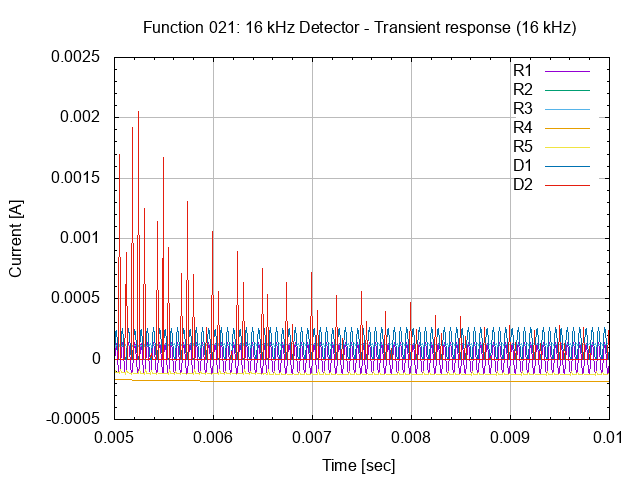

Generate this figure with gnuplot:
# setup terminal
set term png

# setup graph
set output "26.021.00.02.01.04.png"
set title "Function 021: 16 kHz Detector - Transient response (16 kHz)"

# setup Y-axis
set grid ytics lt 1 lw 1 lc rgb "#bbbbbb"
set mytics
set ylabel "Current [A]"

# setup X-axis
set grid xtics lt 1 lw 1 lc rgb "#bbbbbb"
set mxtics
set xrange [0.005:0.01]
set xlabel "Time [sec]"

# setup plot style
set style data lines
plot '26.021.00.02.01.dat' using 1:2 title "R1", \
     '26.021.00.02.01.dat' using 1:3 title "R2", \
     '26.021.00.02.01.dat' using 1:4 title "R3", \
     '26.021.00.02.01.dat' using 1:5 title "R4", \
     '26.021.00.02.01.dat' using 1:6 title "R5", \
     '26.021.00.02.01.dat' using 1:7 title "D1", \
     '26.021.00.02.01.dat' using 1:8 title "D2"

# set output back to default
set output

# reset terminal type
set terminal pop
